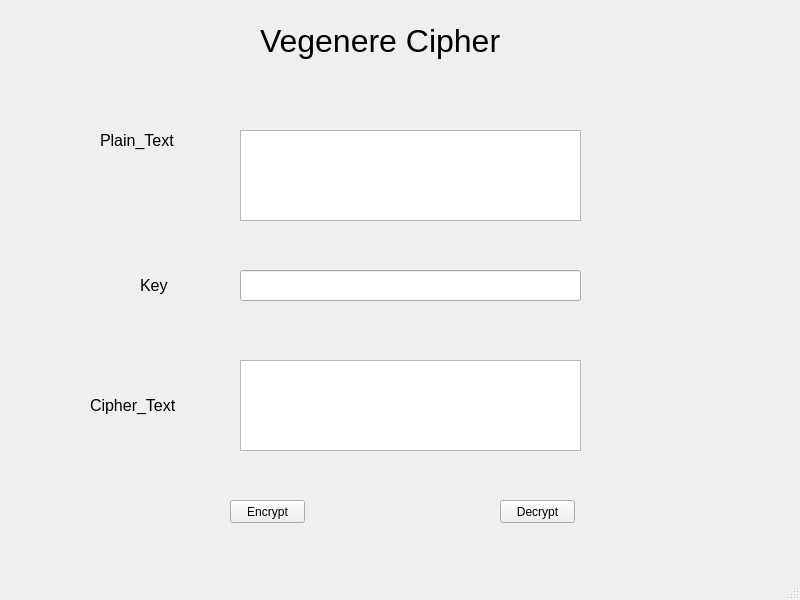
<?xml version="1.0" encoding="UTF-8"?>
<ui version="4.0">
 <class>MainWindow</class>
 <widget class="QMainWindow" name="MainWindow">
  <property name="geometry">
   <rect>
    <x>0</x>
    <y>0</y>
    <width>800</width>
    <height>600</height>
   </rect>
  </property>
  <property name="windowTitle">
   <string>MainWindow</string>
  </property>
  <widget class="QWidget" name="centralwidget">
   <widget class="QLabel" name="label">
    <property name="geometry">
     <rect>
      <x>100</x>
      <y>120</y>
      <width>81</width>
      <height>41</height>
     </rect>
    </property>
    <property name="font">
     <font>
      <pointsize>12</pointsize>
     </font>
    </property>
    <property name="text">
     <string>Plain_Text</string>
    </property>
   </widget>
   <widget class="QLabel" name="label_4">
    <property name="geometry">
     <rect>
      <x>140</x>
      <y>270</y>
      <width>81</width>
      <height>31</height>
     </rect>
    </property>
    <property name="font">
     <font>
      <pointsize>12</pointsize>
     </font>
    </property>
    <property name="text">
     <string>Key</string>
    </property>
   </widget>
   <widget class="QLabel" name="label_5">
    <property name="geometry">
     <rect>
      <x>90</x>
      <y>390</y>
      <width>91</width>
      <height>31</height>
     </rect>
    </property>
    <property name="font">
     <font>
      <pointsize>12</pointsize>
     </font>
    </property>
    <property name="text">
     <string>Cipher_Text</string>
    </property>
   </widget>
   <widget class="QLabel" name="label_2">
    <property name="geometry">
     <rect>
      <x>260</x>
      <y>20</y>
      <width>241</width>
      <height>41</height>
     </rect>
    </property>
    <property name="font">
     <font>
      <pointsize>24</pointsize>
     </font>
    </property>
    <property name="text">
     <string>Vegenere Cipher</string>
    </property>
   </widget>
   <widget class="QPushButton" name="btn_encrypt">
    <property name="geometry">
     <rect>
      <x>230</x>
      <y>500</y>
      <width>75</width>
      <height>23</height>
     </rect>
    </property>
    <property name="text">
     <string>Encrypt</string>
    </property>
   </widget>
   <widget class="QPushButton" name="btn_decrypt">
    <property name="geometry">
     <rect>
      <x>500</x>
      <y>500</y>
      <width>75</width>
      <height>23</height>
     </rect>
    </property>
    <property name="text">
     <string>Decrypt</string>
    </property>
   </widget>
   <widget class="QTextEdit" name="txt_plain_text">
    <property name="geometry">
     <rect>
      <x>240</x>
      <y>130</y>
      <width>341</width>
      <height>91</height>
     </rect>
    </property>
   </widget>
   <widget class="QTextEdit" name="txt_cipher_text">
    <property name="geometry">
     <rect>
      <x>240</x>
      <y>360</y>
      <width>341</width>
      <height>91</height>
     </rect>
    </property>
   </widget>
   <widget class="QLineEdit" name="txt_key">
    <property name="geometry">
     <rect>
      <x>240</x>
      <y>270</y>
      <width>341</width>
      <height>31</height>
     </rect>
    </property>
   </widget>
  </widget>
  <widget class="QMenuBar" name="menubar">
   <property name="geometry">
    <rect>
     <x>0</x>
     <y>0</y>
     <width>800</width>
     <height>21</height>
    </rect>
   </property>
  </widget>
  <widget class="QStatusBar" name="statusbar"/>
 </widget>
 <resources/>
 <connections/>
</ui>
